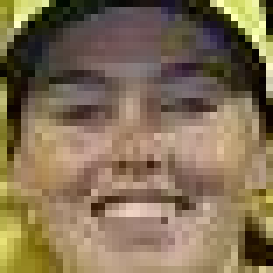
#> input picture machine learning/ML_BY_ADITY_SIR_NOIDA/Computer Vision/pankaj_image/4.png, 39 x 39 px, given in place of lord_krishna_resized_2.jpg, which was not available (shown 7 times larger)
$ jupyter execute --allow-errors OpenCV.ipynb   (shell and % lines are left out)   (text cells are left out)
#> lines starting #> are read from the running program, lines starting #| are printed output that depends on the picture; after the words box and inside, x2 and y2 are one past the last pixel; in counts of white or black regions, pixels touching at a corner belong together; pictures that were not available may be replaced by others from this repository, and a replacement may not be noted
[cell 1]
import cv2

#> (a cell that did not finish here is left out)

[cell 3]
# pip install opencv-python

[cell 4]
import cv2

img_path = "/home/echelon/Pictures/lord_krishna/lord_krishna_resized_2.jpg"

print(cv2.IMREAD_COLOR)# for color image (color image me 3 channel(3-D array) hota hai)
print(cv2.IMREAD_GRAYSCALE) # for grayscal image (grayscale image me 2 channel(2-D array) hote )

[cell 5]
import numpy as np

img=cv2.imread(img_path,cv2.IMREAD_COLOR)
#> img is the input picture: shape (39, 39, 3); mean B, G, R 84.9, 111.3, 129.9
# img=cv2.imread("/home/echelon/Pictures/lord_krishna/virat roop of Vishnu ji.jpeg",cv2.IMREAD_GRAYSCALE)

print(type(img),img.ndim)
#| <class 'numpy.ndarray'> 3
cv2.imshow("myimage",img)
# cv2.waitKey(5000) #max time in mili-seconds 5000 ms == 5 seconds
cv2.waitKey(0) # Here 0 means it will if you press any key ...
cv2.destroyWindow("myimage") # it will destroy the image window

[cell 6]
img=cv2.imread(img_path,cv2.IMREAD_COLOR)
print(type(img),img.ndim)
#| <class 'numpy.ndarray'> 3
cv2.imshow("myimage",img)
cv2.waitKey(0)
cv2.destroyWindow("myimage")

[cell 7]
img_clr=cv2.imread(img_path,cv2.IMREAD_COLOR)
print(type(img_clr),img_clr.ndim)
#| <class 'numpy.ndarray'> 3

img_gray=cv2.imread(img_path,cv2.IMREAD_GRAYSCALE)
#> img_gray: shape (39, 39); min 1, max 248, mean 113.3
print(type(img_gray),img_gray.ndim)
#| <class 'numpy.ndarray'> 2

cv2.imshow("myimage1",img_clr)
cv2.imshow("myimage2",img_gray)
cv2.waitKey()
cv2.destroyAllWindows()

[cell 8]
img=cv2.imread(img_path,cv2.IMREAD_COLOR)
img=cv2.resize(img,(300,500))
#> img: shape (500, 300, 3)
cv2.imshow("myimage",img)
cv2.waitKey()
cv2.destroyAllWindows()

[cell 9]
img=cv2.imread(img_path,cv2.IMREAD_COLOR)
img1=cv2.flip(img,0) #vertical mirror
img2=cv2.flip(img,1) #mirror
img3=cv2.flip(img,-1)#vertical

cv2.imshow("myimage1",img) #original
cv2.imshow("myimage2",img1)
cv2.imshow("myimage3",img2)
cv2.imshow("myimage4",img3)

cv2.waitKey()
cv2.destroyAllWindows()

[cell 10]
img=cv2.imread(img_path,cv2.IMREAD_COLOR)
img=cv2.convertScaleAbs(img,alpha=3)# it think alpha for contrast
#> img: shape (39, 39, 3)
cv2.imshow("myimage",img)
cv2.waitKey()
cv2.destroyAllWindows()

[cell 11]
img=cv2.imread(img_path,cv2.IMREAD_COLOR)
img=cv2.convertScaleAbs(img,alpha=2,beta=30) # for both contrast and brightness
cv2.imshow("myimage",img)
cv2.waitKey()
cv2.destroyAllWindows()
cv2.imwrite("",img)
#> Out = True

[cell 12]
pankaj_img_path = '/home/echelon/Pictures/lord_krishna/pankaj_image.jpeg'

[cell 13]
img=cv2.imread(pankaj_img_path,cv2.IMREAD_COLOR)
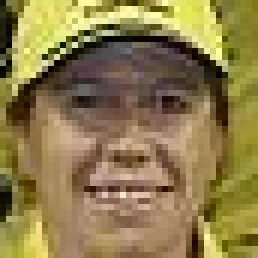
#> input picture machine learning/ML_BY_ADITY_SIR_NOIDA/Computer Vision/pankaj_image/3.png, 43 x 43 px, given in place of pankaj_image.jpeg, which was not available (shown 6 times larger)
#> img is the input picture: shape (43, 43, 3); mean B, G, R 75.3, 123.9, 141.5
img = cv2.resize(img,(400,400))
#> img: shape (400, 400, 3)
cv2.line(img,(100,100),(300,100),(0,255,255),2)                           # drawing the line on the image
cv2.rectangle(img,(11,78),(198,340),(255,255,255),2)                      # drawing the rectangle on the image
cv2.putText(img,"Pankaj",(29,53),cv2.FONT_HERSHEY_PLAIN,2.5,(255,255,255),2) # writing on the image

cv2.imshow("myimage",img)
cv2.waitKey()
cv2.destroyAllWindows()
cv2.imwrite("/home/echelon/Pictures/lord_krishna/pankaj_image_modified.jpg",img)
#> Out = True

[cell 14]
import cv2

[cell 15]
cv2.__version__

[cell 16]
face_model = "/home/echelon/anaconda3/lib/python3.9/site-packages/cv2/data/haarcascade_frontalface_alt.xml"

[cell 17]
model=cv2.CascadeClassifier(face_model) # this is the inbuilt model for front face dectection

[cell 18]
sachin_img_path =  '/home/echelon/Pictures/lord_krishna/sachin-records.png'
img=cv2.imread(pankaj_img_path) #BGR

[cell 19]
gray=cv2.cvtColor(img,cv2.COLOR_BGR2GRAY)
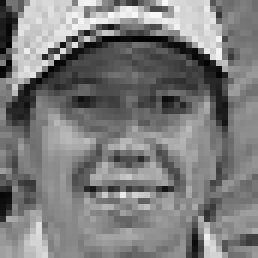
#> gray: shape (43, 43) (shown 6 times larger); min 2, max 247, mean 123.6

[cell 20]
#gray_pixel=0.21 R + 0.72 G + 0.07 B # this is the formula for converting the BGR image to gray_pixel

[cell 21]
list_face=model.detectMultiScale(gray)
#> list_face = [[6, 5, 32, 32]]

[cell 22]
list_face
#> Out = [[6, 5, 32, 32]]

[cell 23]
for x,y,w,h in list_face:
    print(x,y,w,h)
    cv2.rectangle(img,(x,y),(x+w,y+h),(255,0,0),2)
#> this loop made 1 pass
#| 6 5 32 32
#> img: shape (43, 43, 3)
cv2.imshow("face_predict",img)
cv2.waitKey()
cv2.destroyAllWindows()

[cell 24]
model=cv2.CascadeClassifier(face_model)
img=cv2.imread('/home/echelon/Pictures/lord_krishna/group_player.jpg') #BGR
gray=cv2.cvtColor(img,cv2.COLOR_BGR2GRAY)
list_face=model.detectMultiScale(gray)
for x,y,w,h in list_face:
    print(x,y,w,h)
    cv2.rectangle(img,(x,y),(x+w,y+h),(255,255,255),2)
cv2.imshow("face_predict",img)
cv2.waitKey()
cv2.destroyAllWindows()

[cell 25]
model=cv2.CascadeClassifier(face_model)
img=cv2.imread('/home/echelon/Pictures/lord_krishna/group_player_2.jpg') #BGR
#> (the rest of this cell did not finish here and is left out)

[cell 26]
model=cv2.CascadeClassifier(face_model)
img=cv2.imread("/home/echelon/Pictures/lord_krishna/group_player.jpg") #BGR
gray=cv2.cvtColor(img,cv2.COLOR_BGR2GRAY)
# list_face=model.detectMultiScale(gray,minSize=(70,70),maxSize=(200,200),minNeighbors=6,scaleFactor=1.6) # tuning the model
list_face=model.detectMultiScale(gray,minNeighbors=3,scaleFactor=1.03) # tuning the model
#> list_face = [[4, 3, 36, 36]]

for x,y,w,h in list_face:
    print(x,y,w,h)
    cv2.rectangle(img,(x,y),(x+w,y+h),(255,255,255),2)
#> this loop made 1 pass
#| 4 3 36 36
cv2.imshow("face_predict",img)
cv2.waitKey()
cv2.destroyAllWindows()

[cell 27]
model=cv2.CascadeClassifier(face_model)
img=cv2.imread("/home/echelon/Pictures/lord_krishna/group_player.jpg") #BGR

gray=cv2.cvtColor(img,cv2.COLOR_BGR2GRAY)
list_face=model.detectMultiScale(gray,scaleFactor=1.05)
#> list_face = [[4, 4, 36, 36]]
count=0
image_saveing_path = '/home/echelon/machine_learning_personal/machine learning/ML_BY_ADITY_SIR_NOIDA/Computer Vision/pankaj_image'
for x,y,w,h in list_face:
    print(x,y,w,h)
    face=img[y:y+h,x:x+w]

    count+=1
    cv2.imwrite(f"{image_saveing_path}/{count}.png",face)
    cv2.rectangle(img,(x,y),(x+w,y+h),(0,0,255),2)
#> this loop made 1 pass
#> (x, y, w, h, count) on pass 1: (4, 4, 36, 36, 1)
#| 4 4 36 36
#> pass 1, `face=img[y:y+h,x:x+w]`:
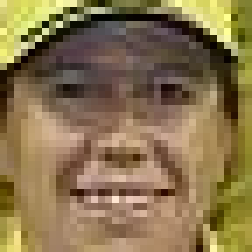
#> face: shape (36, 36, 3) (shown 7 times larger); mean B, G, R 78.1, 115.5, 136.4
#> after the loop, count = 1
cv2.imshow("face_predict",img)
cv2.waitKey()
cv2.destroyAllWindows()

[cell 28]
import os
import sys

model=cv2.CascadeClassifier(face_model)
path=input("enter image path:")
#> the answer given: pankaj_image/4.png
folder=input("enter folder name where you want to save extract images:")
#> the answer given: out.png

if(os.path.exists(folder)):
    print("folder exists kindly provide different name")
    sys.exit()
else:
    os.mkdir(folder)

img=cv2.imread(path)
gray=cv2.cvtColor(img,cv2.COLOR_BGR2GRAY)
#> gray: shape (39, 39)
list_face=model.detectMultiScale(gray,scaleFactor=1.01)
#> list_face = [[2, 2, 33, 33]]
count=0
for x,y,w,h in list_face:
    face=img[y:y+h,x:x+w]
    count+=1
    cv2.imwrite(f"{folder}/{count}.png",face)
    cv2.rectangle(img,(x,y),(x+w,y+h),(0,0,255),2)
#> this loop made 1 pass
#> (x, y, w, h, count) on pass 1: (2, 2, 33, 33, 1)
#> pass 1, `face=img[y:y+h,x:x+w]`:
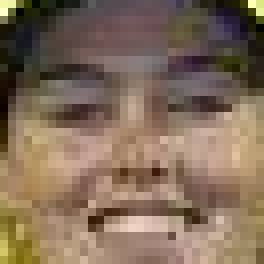
#> face: shape (33, 33, 3) (shown 8 times larger); mean B, G, R 89.2, 108.2, 129.2
#> after the loop:
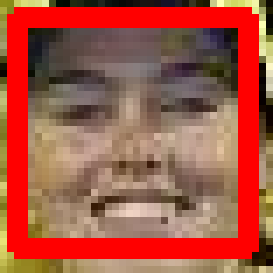
#> img: shape (39, 39, 3) (shown 7 times larger); mean B, G, R 66.8, 84.6, 165.4
#> after the loop, count = 1
cv2.imshow("face_predict",img)
cv2.waitKey()
cv2.destroyAllWindows()
print(count,"faces extracted")
#| 1 faces extracted

[cell 29]
import cv2
vdo=cv2.VideoCapture(0)
#> (the rest of this cell did not finish here and is left out)

[cell 30]
import cv2

[cell 31]
face_model = "/home/echelon/anaconda3/lib/python3.9/site-packages/cv2/data/haarcascade_frontalface_alt.xml"

vdo=cv2.VideoCapture(0)
model=cv2.CascadeClassifier(face_model)

while(True):
    flag,img=vdo.read()
    if(flag==False):
        break
    gray=cv2.cvtColor(img,cv2.COLOR_BGR2GRAY)
    list_face=model.detectMultiScale(gray)
#> list_face = [[2, 3, 32, 32]]
    cv2.putText(img,"press 'q' to Exit.",(10,50),cv2.FONT_HERSHEY_PLAIN,2.5,(255,255,255),2)
#> img: shape (39, 39, 3); 4.21% of pixels changed, all inside (x1, y1, x2, y2) = (14, 32, 31, 39)

    for x,y,w,h in list_face:
        cv2.rectangle(img,(x,y),(x+w,y+h),(255,255,255),2)
#> this loop made 1 pass
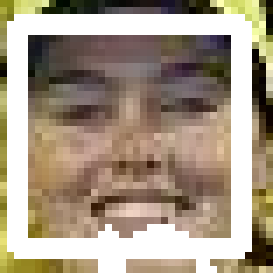
#> img: shape (39, 39, 3) (shown 7 times larger); mean B, G, R 133.4, 151.8, 166
    cv2.imshow("image",img)
    key=cv2.waitKey(25)
#> (key q is pressed here)
    if(key==ord('q')):
        break

cv2.destroyAllWindows()
vdo.release()

[cell 32]
import cv2
video_path = '/home/echelon/machine_learning_personal/machine learning/ML_BY_ADITY_SIR_NOIDA/Computer Vision'
vdo=cv2.VideoCapture(f'{video_path}/＂I understand English very well, but I am unable to speak English＂ - My two practical tips for you.webm')
model=cv2.CascadeClassifier(face_model)

while(True):
    flag,img=vdo.read()
    if(flag==False):
        break
    gray=cv2.cvtColor(img,cv2.COLOR_BGR2GRAY)
    list_face=model.detectMultiScale(gray,scaleFactor=1.8)
#> list_face = ()
    cv2.putText(img,"press 'q' to exit.",(10,50),cv2.FONT_HERSHEY_PLAIN,2.5,(255,255,255),2)

    for x,y,w,h in list_face:
        cv2.rectangle(img,(x,y),(x+w,y+h),(0,202,51),2)
#> this loop made 0 passes
    cv2.imshow("image",img)
    key=cv2.waitKey(25)
#> (key q is pressed here)
    if(key==ord('q')):
        break

cv2.destroyAllWindows()

vdo.release()

[cell 33]
import cv2

[cell 34]
vdo=cv2.VideoCapture(0)
model=cv2.CascadeClassifier(face_model)
count=1542
while(True):
    flag,img=vdo.read()
    if(flag==False):
        break
    gray=cv2.cvtColor(img,cv2.COLOR_BGR2GRAY)
    list_face=model.detectMultiScale(gray)
#> list_face = [[2, 3, 32, 32]]
    cv2.putText(img,f"press 'q' to exist.{count}",(10,50),cv2.FONT_HERSHEY_PLAIN,2.5,(255,255,255),2)

    for x,y,w,h in list_face:
        cv2.rectangle(img,(x,y),(x+w,y+h),(0,202,51),2)
        face=img[y:y+h,x:x+w]
        cv2.imwrite(f"{video_path}/train/aman/{count}.png",face)
        count+=1
#> this loop made 1 pass
#> (x, y, w, h, count) on pass 1: (2, 3, 32, 32, 1543)
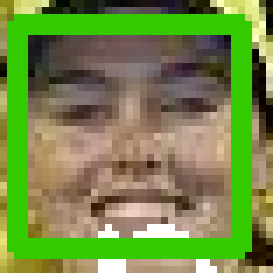
#> img: shape (39, 39, 3) (shown 7 times larger); mean B, G, R 69.7, 138.5, 115.1
#> after the loop, count = 1543
    cv2.imshow("image",img)
    key=cv2.waitKey(25)
#> (key q is pressed here)
    if(key==ord('q')):
        break

cv2.destroyAllWindows()
vdo.release()

[cell 35]
X=[]
y=[]

[cell 36]
import os
import numpy as np

for folder_name in ['pankaj','aman']:
    img_names=os.listdir(f"{video_path}/train/{folder_name}")
    for name in img_names:
        img=cv2.imread(f"{video_path}/train/{folder_name}/{name}")
        img=cv2.resize(img,(100,100))
#> img: shape (100, 100, 3)
        gray=cv2.cvtColor(img,cv2.COLOR_BGR2GRAY)
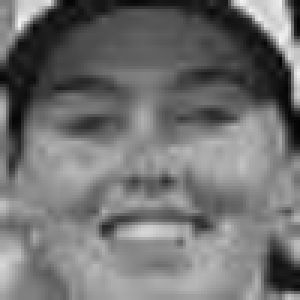
#> gray: shape (100, 100) (shown 3 times larger); min 5, max 242, mean 113.7
        gray=gray.flatten()
#> gray = 10000 values, max 242 at index 806, min 5 at index 699, mean 113.7
        gray=gray/255 # Scaling of the dataset
#> gray = 10000 values, max 0.949 at index 806, min 0.0196 at index 699, mean 0.446
        X.append(gray)
        y.append(folder_name.upper())
#> pass 2 of the loop `for folder_name in ['pankaj','aman']:`:
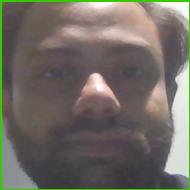
#> input picture machine learning/ML_BY_ADITY_SIR_NOIDA/Computer Vision/train/aman/1558.png, 190 x 190 px, found by its file name
#> img is the input picture: shape (190, 190, 3); mean B, G, R 100.5, 107.9, 113
#> `img=cv2.resize(img,(100,100))`:
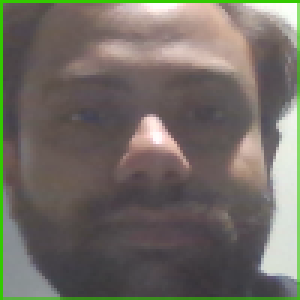
#> img: shape (100, 100, 3) (shown 3 times larger); mean B, G, R 100.4, 107.8, 113
#> `gray=cv2.cvtColor(img,cv2.COLOR_BGR2GRAY)`:
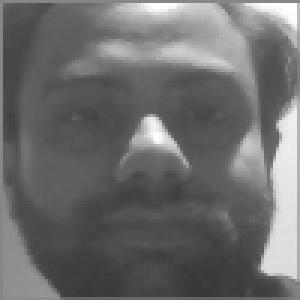
#> gray: shape (100, 100) (shown 3 times larger); min 53, max 254, mean 108.5
#> `gray=gray.flatten()`: gray = 10000 values, max 254 at index 151, min 53 at index 9465, mean 108.5
#> `gray=gray/255`: gray = 10000 values, max 0.996 at index 151, min 0.208 at index 9465, mean 0.425

np.shape(X)
#> Out = (4, 10000)

[cell 37]
np.shape(y)
#> Out = (4,)
